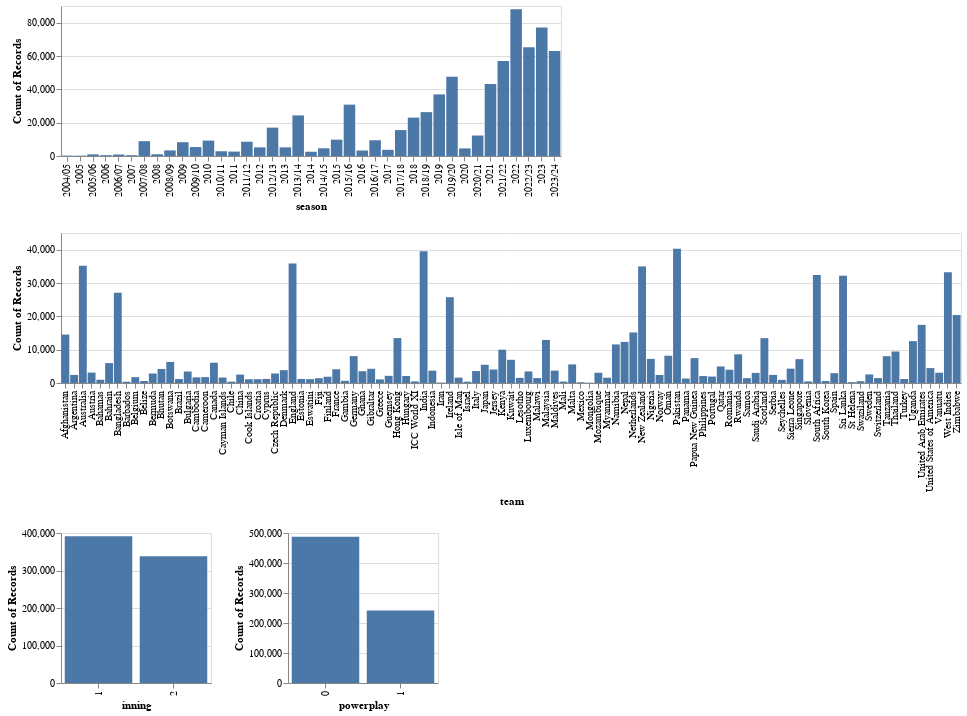

Notebook code for this chart:
### Code cell
season = vis_bar("season", 500, 150)
team = vis_bar("team", 900, 150)
inning = vis_bar("inning:N", 150, 150)
powerplay = vis_bar("powerplay:N", 150, 150)

h_1 = alt.hconcat(inning, powerplay)
alt.vconcat(season, team, h_1)

### Figure 1 — Vega specification as saved in the notebook (floating-point values rounded to 4 significant figures)
{"$schema": "https://vega.github.io/schema/vega/v5.json", "data": [{"name": "source_0"}, {"name": "data_0", "values": [{"__count": 9450, "season": "2016/17"}, {"__count": 3298, "season": "2016"}, {"__count": 3709, "season": "2017"}, {"__count": 15552, "season": "2017/18"}, {"__count": 23027, "season": "2018"}, {"__count": 26318, "season": "2018/19"}, {"__count": 36966, "season": "2019"}, {"__count": 47564, "season": "2019/20"}, {"__count": 4556, "season": "2020"}, {"__count": 12292, "season": "2020/21"}, {"__count": 43204, "season": "2021"}, {"__count": 57046, "season": "2021/22"}, {"__count": 88124, "season": "2022"}, {"__count": 65231, "season": "2022/23"}, {"__count": 77140, "season": "2023"}, {"__count": 62969, "season": "2023/24"}, {"__count": 215, "season": "2005"}, {"__count": 245, "season": "2004/05"}, {"__count": 969, "season": "2005/06"}, {"__count": 491, "season": "2006"}, {"__count": 887, "season": "2006/07"}, {"__count": 498, "season": "2007"}, {"__count": 8874, "season": "2007/08"}, {"__count": 1043, "season": "2008"}, {"__count": 8260, "season": "2009"}, {"__count": 3374, "season": "2008/09"}, {"__count": 5368, "season": "2009/10"}, {"__count": 9229, "season": "2010"}, {"__count": 2848, "season": "2010/11"}, {"__count": 2641, "season": "2011"}, {"__count": 8569, "season": "2011/12"}, {"__count": 17025, "season": "2012/13"}, {"__count": 5189, "season": "2012"}, {"__count": 5187, "season": "2013"}, {"__count": 24357, "season": "2013/14"}, {"__count": 2551, "season": "2014"}, {"__count": 4621, "season": "2014/15"}, {"__count": 9808, "season": "2015"}, {"__count": 30808, "season": "2015/16"}]}, {"name": "data_1", "values": [{"__count": 35176, "team": "Australia"}, {"__count": 32199, "team": "Sri Lanka"}, {"__count": 13472, "team": "Hong Kong"}, {"__count": 25728, "team": "Ireland"}, {"__count": 20386, "team": "Zimbabwe"}, {"__count": 39535, "team": "India"}, {"__count": 27066, "team": "Bangladesh"}, {"__count": 34976, "team": "New Zealand"}, {"__count": 32372, "team": "South Africa"}, {"__count": 35874, "team": "England"}, {"__count": 33205, "team": "West Indies"}, {"__count": 14524, "team": "Afghanistan"}, {"__count": 40286, "team": "Pakistan"}, {"__count": 17440, "team": "United Arab Emirates"}, {"__count": 13454, "team": "Scotland"}, {"__count": 8186, "team": "Oman"}, {"__count": 15164, "team": "Netherlands"}, {"__count": 7461, "team": "Papua New Guinea"}, {"__count": 475, "team": "ICC World XI"}, {"__count": 9448, "team": "Thailand"}, {"__count": 12563, "team": "Uganda"}, {"__count": 12921, "team": "Malaysia"}, {"__count": 6302, "team": "Botswana"}, {"__count": 1542, "team": "Lesotho"}, {"__count": 1468, "team": "Malawi"}, {"__count": 11576, "team": "Namibia"}, {"__count": 4304, "team": "Sierra Leone"}, {"__count": 3070, "team": "Mozambique"}, {"__count": 12332, "team": "Nepal"}, {"__count": 2525, "team": "China"}, {"__count": 6959, "team": "Kuwait"}, {"__count": 2088, "team": "Philippines"}, {"__count": 3082, "team": "Vanuatu"}, {"__count": 4471, "team": "United States of America"}, {"__count": 8067, "team": "Germany"}, {"__count": 3583, "team": "Italy"}, {"__count": 7234, "team": "Nigeria"}, {"__count": 8044, "team": "Tanzania"}, {"__count": 8606, "team": "Rwanda"}, {"__count": 9994, "team": "Kenya"}, {"__count": 5467, "team": "Japan"}, {"__count": 3690, "team": "Indonesia"}, {"__count": 1439, "team": "Fiji"}, {"__count": 1452, "team": "Samoa"}, {"__count": 6082, "team": "Canada"}, {"__count": 3532, "team": "Ghana"}, {"__count": 2153, "team": "Guernsey"}, {"__count": 3847, "team": "Denmark"}, {"__count": 2397, "team": "Norway"}, {"__count": 4055, "team": "Jersey"}, {"__count": 3714, "team": "Maldives"}, {"__count": 422, "team": "Mali"}, {"__count": 7156, "team": "Singapore"}, {"__count": 4962, "team": "Qatar"}, {"__count": 601, "team": "South Korea"}, {"__count": 2846, "team": "Bermuda"}, {"__count": 1635, "team": "Cayman Islands"}, {"__count": 1932, "team": "Portugal"}, {"__count": 2950, "team": "Spain"}, {"__count": 4261, "team": "Gibraltar"}, {"__count": 4212, "team": "Bhutan"}, {"__count": 3027, "team": "Saudi Arabia"}, {"__count": 5970, "team": "Bahrain"}, {"__count": 131, "team": "Iran"}, {"__count": 3122, "team": "Austria"}, {"__count": 1741, "team": "Belgium"}, {"__count": 3467, "team": "Luxembourg"}, {"__count": 2853, "team": "Czech Republic"}, {"__count": 1617, "team": "Isle of Man"}, {"__count": 3451, "team": "Bulgaria"}, {"__count": 3986, "team": "Romania"}, {"__count": 1079, "team": "Greece"}, {"__count": 2427, "team": "Serbia"}, {"__count": 5580, "team": "Malta"}, {"__count": 4123, "team": "France"}, {"__count": 2571, "team": "Sweden"}, {"__count": 1881, "team": "Finland"}, {"__count": 1161, "team": "Eswatini"}, {"__count": 1773, "team": "Cameroon"}, {"__count": 2094, "team": "Hungary"}, {"__count": 1206, "team": "Estonia"}, {"__count": 1214, "team": "Cyprus"}, {"__count": 1480, "team": "Switzerland"}, {"__count": 2421, "team": "Argentina"}, {"__count": 1184, "team": "Brazil"}, {"__count": 939, "team": "Seychelles"}, {"__count": 537, "team": "Swaziland"}, {"__count": 604, "team": "Belize"}, {"__count": 981, "team": "Bahamas"}, {"__count": 1339, "team": "Panama"}, {"__count": 372, "team": "Barbados"}, {"__count": 378, "team": "Israel"}, {"__count": 1201, "team": "Turkey"}, {"__count": 1142, "team": "Croatia"}, {"__count": 458, "team": "Slovenia"}, {"__count": 1126, "team": "Cook Islands"}, {"__count": 258, "team": "St Helena"}, {"__count": 657, "team": "Gambia"}, {"__count": 1690, "team": "Cambodia"}, {"__count": 1579, "team": "Myanmar"}, {"__count": 92, "team": "Mongolia"}, {"__count": 408, "team": "Chile"}, {"__count": 220, "team": "Mexico"}]}, {"name": "data_2", "values": [{"__count": 391577, "inning": 1}, {"__count": 337926, "inning": 2}]}, {"name": "data_3", "values": [{"__count": 241925, "powerplay": 1}, {"__count": 487578, "powerplay": 0}]}, {"name": "data_0_concat_0_x_domain_season", "values": [{"season": "2016/17"}, {"season": "2016"}, {"season": "2017"}, {"season": "2017/18"}, {"season": "2018"}, {"season": "2018/19"}, {"season": "2019"}, {"season": "2019/20"}, {"season": "2020"}, {"season": "2020/21"}, {"season": "2021"}, {"season": "2021/22"}, {"season": "2022"}, {"season": "2022/23"}, {"season": "2023"}, {"season": "2023/24"}, {"season": "2005"}, {"season": "2004/05"}, {"season": "2005/06"}, {"season": "2006"}, {"season": "2006/07"}, {"season": "2007"}, {"season": "2007/08"}, {"season": "2008"}, {"season": "2009"}, {"season": "2008/09"}, {"season": "2009/10"}, {"season": "2010"}, {"season": "2010/11"}, {"season": "2011"}, {"season": "2011/12"}, {"season": "2012/13"}, {"season": "2012"}, {"season": "2013"}, {"season": "2013/14"}, {"season": "2014"}, {"season": "2014/15"}, {"season": "2015"}, {"season": "2015/16"}]}, {"name": "data_0_concat_0_y_domain___count", "values": [{"min": 215, "max": 88124}]}, {"name": "data_1_concat_1_x_domain_team", "values": [{"team": "Australia"}, {"team": "Sri Lanka"}, {"team": "Hong Kong"}, {"team": "Ireland"}, {"team": "Zimbabwe"}, {"team": "India"}, {"team": "Bangladesh"}, {"team": "New Zealand"}, {"team": "South Africa"}, {"team": "England"}, {"team": "West Indies"}, {"team": "Afghanistan"}, {"team": "Pakistan"}, {"team": "United Arab Emirates"}, {"team": "Scotland"}, {"team": "Oman"}, {"team": "Netherlands"}, {"team": "Papua New Guinea"}, {"team": "ICC World XI"}, {"team": "Thailand"}, {"team": "Uganda"}, {"team": "Malaysia"}, {"team": "Botswana"}, {"team": "Lesotho"}, {"team": "Malawi"}, {"team": "Namibia"}, {"team": "Sierra Leone"}, {"team": "Mozambique"}, {"team": "Nepal"}, {"team": "China"}, {"team": "Kuwait"}, {"team": "Philippines"}, {"team": "Vanuatu"}, {"team": "United States of America"}, {"team": "Germany"}, {"team": "Italy"}, {"team": "Nigeria"}, {"team": "Tanzania"}, {"team": "Rwanda"}, {"team": "Kenya"}, {"team": "Japan"}, {"team": "Indonesia"}, {"team": "Fiji"}, {"team": "Samoa"}, {"team": "Canada"}, {"team": "Ghana"}, {"team": "Guernsey"}, {"team": "Denmark"}, {"team": "Norway"}, {"team": "Jersey"}, {"team": "Maldives"}, {"team": "Mali"}, {"team": "Singapore"}, {"team": "Qatar"}, {"team": "South Korea"}, {"team": "Bermuda"}, {"team": "Cayman Islands"}, {"team": "Portugal"}, {"team": "Spain"}, {"team": "Gibraltar"}, {"team": "Bhutan"}, {"team": "Saudi Arabia"}, {"team": "Bahrain"}, {"team": "Iran"}, {"team": "Austria"}, {"team": "Belgium"}, {"team": "Luxembourg"}, {"team": "Czech Republic"}, {"team": "Isle of Man"}, {"team": "Bulgaria"}, {"team": "Romania"}, {"team": "Greece"}, {"team": "Serbia"}, {"team": "Malta"}, {"team": "France"}, {"team": "Sweden"}, {"team": "Finland"}, {"team": "Eswatini"}, {"team": "Cameroon"}, {"team": "Hungary"}, {"team": "Estonia"}, {"team": "Cyprus"}, {"team": "Switzerland"}, {"team": "Argentina"}, {"team": "Brazil"}, {"team": "Seychelles"}, {"team": "Swaziland"}, {"team": "Belize"}, {"team": "Bahamas"}, {"team": "Panama"}, {"team": "Barbados"}, {"team": "Israel"}, {"team": "Turkey"}, {"team": "Croatia"}, {"team": "Slovenia"}, {"team": "Cook Islands"}, {"team": "St Helena"}, {"team": "Gambia"}, {"team": "Cambodia"}, {"team": "Myanmar"}, {"team": "Mongolia"}, {"team": "Chile"}, {"team": "Mexico"}]}, {"name": "data_1_concat_1_y_domain___count", "values": [{"min": 92, "max": 40286}]}, {"name": "data_2_concat_2_concat_0_x_domain_inning", "values": [{"inning": 1}, {"inning": 2}]}, {"name": "data_2_concat_2_concat_0_y_domain___count", "values": [{"min": 337926, "max": 391577}]}, {"name": "data_3_concat_2_concat_1_x_domain_powerplay", "values": [{"powerplay": 1}, {"powerplay": 0}]}, {"name": "data_3_concat_2_concat_1_y_domain___count", "values": [{"min": 241925, "max": 487578}]}], "signals": [{"name": "childHeight", "value": 150}, {"name": "concat_0_width", "value": 500}, {"name": "concat_1_width", "value": 900}, {"name": "concat_2_childWidth", "value": 150}], "marks": [{"type": "group", "name": "concat_0_group", "encode": {"update": {"width": {"signal": "concat_0_width"}, "height": {"signal": "childHeight"}}}, "marks": [{"type": "rect", "name": "concat_0_marks", "from": {"data": "data_0"}, "encode": {"update": {"description": {"signal": "\"season: \" + (isValid(datum[\"season\"]) ? datum[\"season\"] : \"\"+datum[\"season\"]) + \"; Count of Records: \" + (format(datum[\"__count\"], \"\"))"}, "y2": {"value": 0, "scale": "concat_0_y"}, "y": {"field": "__count", "scale": "concat_0_y"}, "ariaRoleDescription": {"value": "bar"}, "width": {"signal": "max(0.25, bandwidth('concat_0_x'))"}, "fill": {"value": "#4c78a8"}, "x": {"field": "season", "scale": "concat_0_x"}}}, "style": ["bar"]}], "axes": [{"scale": "concat_0_y", "orient": "left", "tickCount": {"signal": "ceil(childHeight/40)"}, "maxExtent": 0, "minExtent": 0, "domain": false, "grid": true, "zindex": 0, "ticks": false, "gridScale": "concat_0_x", "aria": false, "labels": false}, {"scale": "concat_0_x", "orient": "bottom", "labelBaseline": "middle", "grid": false, "zindex": 0, "labelAngle": 270, "labelAlign": "right", "title": "season"}, {"scale": "concat_0_y", "zindex": 0, "title": "Count of Records", "grid": false, "labelOverlap": true, "orient": "left", "tickCount": {"signal": "ceil(childHeight/40)"}}], "style": "cell"}, {"type": "group", "name": "concat_1_group", "encode": {"update": {"width": {"signal": "concat_1_width"}, "height": {"signal": "childHeight"}}}, "marks": [{"type": "rect", "name": "concat_1_marks", "from": {"data": "data_1"}, "encode": {"update": {"y2": {"value": 0, "scale": "concat_1_y"}, "x": {"field": "team", "scale": "concat_1_x"}, "ariaRoleDescription": {"value": "bar"}, "fill": {"value": "#4c78a8"}, "width": {"signal": "max(0.25, bandwidth('concat_1_x'))"}, "y": {"field": "__count", "scale": "concat_1_y"}, "description": {"signal": "\"team: \" + (isValid(datum[\"team\"]) ? datum[\"team\"] : \"\"+datum[\"team\"]) + \"; Count of Records: \" + (format(datum[\"__count\"], \"\"))"}}}, "style": ["bar"]}], "axes": [{"scale": "concat_1_y", "domain": false, "grid": true, "gridScale": "concat_1_x", "aria": false, "zindex": 0, "labels": false, "maxExtent": 0, "minExtent": 0, "orient": "left", "ticks": false, "tickCount": {"signal": "ceil(childHeight/40)"}}, {"scale": "concat_1_x", "orient": "bottom", "title": "team", "labelAlign": "right", "labelAngle": 270, "zindex": 0, "grid": false, "labelBaseline": "middle"}, {"scale": "concat_1_y", "orient": "left", "tickCount": {"signal": "ceil(childHeight/40)"}, "title": "Count of Records", "labelOverlap": true, "zindex": 0, "grid": false}], "style": "cell"}, {"type": "group", "name": "concat_2_group", "marks": [{"type": "group", "name": "concat_2_concat_0_group", "encode": {"update": {"width": {"signal": "concat_2_childWidth"}, "height": {"signal": "childHeight"}}}, "marks": [{"type": "rect", "name": "concat_2_concat_0_marks", "from": {"data": "data_2"}, "encode": {"update": {"description": {"signal": "\"inning: \" + (isValid(datum[\"inning\"]) ? datum[\"inning\"] : \"\"+datum[\"inning\"]) + \"; Count of Records: \" + (format(datum[\"__count\"], \"\"))"}, "width": {"signal": "max(0.25, bandwidth('concat_2_concat_0_x'))"}, "fill": {"value": "#4c78a8"}, "y2": {"value": 0, "scale": "concat_2_concat_0_y"}, "ariaRoleDescription": {"value": "bar"}, "x": {"field": "inning", "scale": "concat_2_concat_0_x"}, "y": {"field": "__count", "scale": "concat_2_concat_0_y"}}}, "style": ["bar"]}], "axes": [{"scale": "concat_2_concat_0_y", "maxExtent": 0, "zindex": 0, "labels": false, "tickCount": {"signal": "ceil(childHeight/40)"}, "aria": false, "domain": false, "grid": true, "orient": "left", "gridScale": "concat_2_concat_0_x", "ticks": false, "minExtent": 0}, {"scale": "concat_2_concat_0_x", "labelAlign": "right", "zindex": 0, "labelBaseline": "middle", "grid": false, "orient": "bottom", "title": "inning", "labelAngle": 270}, {"scale": "concat_2_concat_0_y", "orient": "left", "grid": false, "labelOverlap": true, "tickCount": {"signal": "ceil(childHeight/40)"}, "title": "Count of Records", "zindex": 0}], "style": "cell"}, {"type": "group", "name": "concat_2_concat_1_group", "encode": {"update": {"height": {"signal": "childHeight"}, "width": {"signal": "concat_2_childWidth"}}}, "marks": [{"type": "rect", "name": "concat_2_concat_1_marks", "from": {"data": "data_3"}, "encode": {"update": {"y": {"field": "__count", "scale": "concat_2_concat_1_y"}, "width": {"signal": "max(0.25, bandwidth('concat_2_concat_1_x'))"}, "fill": {"value": "#4c78a8"}, "x": {"field": "powerplay", "scale": "concat_2_concat_1_x"}, "ariaRoleDescription": {"value": "bar"}, "description": {"signal": "\"powerplay: \" + (isValid(datum[\"powerplay\"]) ? datum[\"powerplay\"] : \"\"+datum[\"powerplay\"]) + \"; Count of Records: \" + (format(datum[\"__count\"], \"\"))"}, "y2": {"value": 0, "scale": "concat_2_concat_1_y"}}}, "style": ["bar"]}], "axes": [{"scale": "concat_2_concat_1_y", "ticks": false, "aria": false, "gridScale": "concat_2_concat_1_x", "grid": true, "zindex": 0, "tickCount": {"signal": "ceil(childHeight/40)"}, "labels": false, "orient": "left", "domain": false, "minExtent": 0, "maxExtent": 0}, {"scale": "concat_2_concat_1_x", "labelAlign": "right", "labelBaseline": "middle", "labelAngle": 270, "title": "powerplay", "orient": "bottom", "zindex": 0, "grid": false}, {"scale": "concat_2_concat_1_y", "grid": false, "tickCount": {"signal": "ceil(childHeight/40)"}, "labelOverlap": true, "orient": "left", "zindex": 0, "title": "Count of Records"}], "style": "cell"}], "layout": {"padding": 20, "bounds": "full", "align": "each"}}], "scales": [{"name": "concat_0_x", "type": "band", "domain": {"data": "data_0_concat_0_x_domain_season", "field": "season", "sort": true}, "range": [0, {"signal": "concat_0_width"}], "paddingOuter": 0.05, "paddingInner": 0.1}, {"name": "concat_0_y", "type": "linear", "domain": [{"signal": "(data(\"data_0_concat_0_y_domain___count\")[0] || {}).min"}, {"signal": "(data(\"data_0_concat_0_y_domain___count\")[0] || {}).max"}], "range": [{"signal": "childHeight"}, 0], "zero": true, "nice": true}, {"name": "concat_1_x", "type": "band", "domain": {"data": "data_1_concat_1_x_domain_team", "field": "team", "sort": true}, "range": [0, {"signal": "concat_1_width"}], "paddingOuter": 0.05, "paddingInner": 0.1}, {"name": "concat_1_y", "type": "linear", "domain": [{"signal": "(data(\"data_1_concat_1_y_domain___count\")[0] || {}).min"}, {"signal": "(data(\"data_1_concat_1_y_domain___count\")[0] || {}).max"}], "range": [{"signal": "childHeight"}, 0], "nice": true, "zero": true}, {"name": "concat_2_concat_0_x", "type": "band", "domain": {"data": "data_2_concat_2_concat_0_x_domain_inning", "field": "inning", "sort": true}, "range": [0, {"signal": "concat_2_childWidth"}], "paddingInner": 0.1, "paddingOuter": 0.05}, {"name": "concat_2_concat_0_y", "type": "linear", "domain": [{"signal": "(data(\"data_2_concat_2_concat_0_y_domain___count\")[0] || {}).min"}, {"signal": "(data(\"data_2_concat_2_concat_0_y_domain___count\")[0] || {}).max"}], "range": [{"signal": "childHeight"}, 0], "zero": true, "nice": true}, {"name": "concat_2_concat_1_x", "type": "band", "domain": {"data": "data_3_concat_2_concat_1_x_domain_powerplay", "field": "powerplay", "sort": true}, "range": [0, {"signal": "concat_2_childWidth"}], "paddingInner": 0.1, "paddingOuter": 0.05}, {"name": "concat_2_concat_1_y", "type": "linear", "domain": [{"signal": "(data(\"data_3_concat_2_concat_1_y_domain___count\")[0] || {}).min"}, {"signal": "(data(\"data_3_concat_2_concat_1_y_domain___count\")[0] || {}).max"}], "range": [{"signal": "childHeight"}, 0], "nice": true, "zero": true}], "padding": 5, "layout": {"padding": 20, "columns": 1, "bounds": "full", "align": "each"}, "background": "white"}
